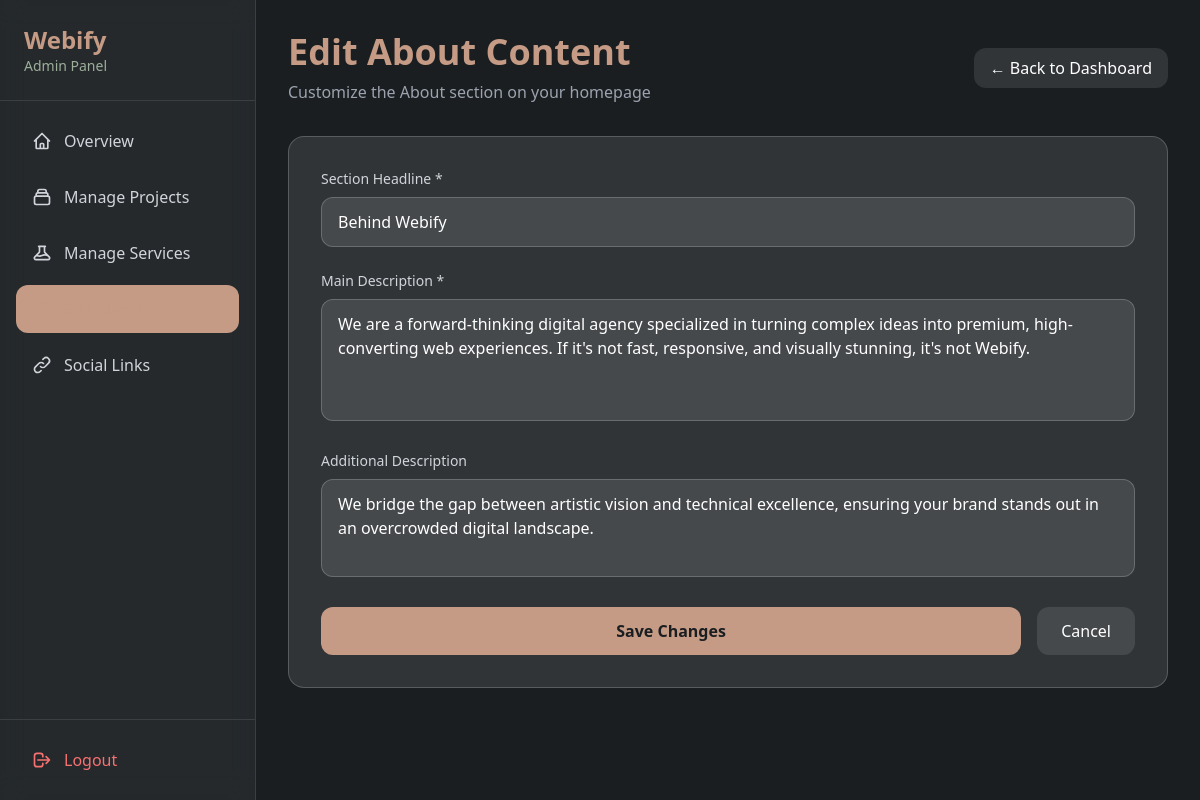
Screenshot of /admin/about (signed in) with the database file from the repository.
### app/models.py (models this page shows, shortened)
class AboutContent(db.Model):
    id = db.Column(db.Integer, primary_key=True)
    headline = db.Column(db.String(200), nullable=False)
    description = db.Column(db.Text, nullable=False)
    sub_description = db.Column(db.Text, nullable=True)
    date_updated = db.Column(db.DateTime, default=datetime.utcnow, onupdate=datetime.utcnow)

### app/routes.py (the view, shortened to what this page needs)
@bp.route('/admin/about', methods=['GET', 'POST'])
@login_required
def admin_about():
    about_content = AboutContent.query.first()
    return render_template('admin/about_form.html', about_content=about_content)

### app/__init__.py (called while the page is built)
def create_app():
    app = Flask(__name__)
    app.config['SECRET_KEY'] = 'fejhdhdcx9954'
    app.config['SQLALCHEMY_DATABASE_URI'] = 'sqlite:///website_webify.db'
    app.config['SQLALCHEMY_TRACK_MODIFICATIONS'] = False
    db.init_app(app)
    login_manager.init_app(app)
    login_manager.login_view = 'main.admin_login'
    from app.models import User, Project, AboutContent, Service, SocialLinks
    with app.app_context():
        db.create_all()
        import os
        print(">>> DB PATH:", os.path.abspath(app.config['SQLALCHEMY_DATABASE_URI'].replace('sqlite:///', '')))
        from sqlalchemy import inspect
        print(">>> TABLES:", inspect(db.engine).get_table_names())
    @login_manager.user_loader
    def load_user(user_id):
        return User.query.get(int(user_id))
    from app.routes import bp
    app.register_blueprint(bp)
    return app

### app/templates/admin/about_form.html (shortened to what this page needs)
<!DOCTYPE html>
<html lang="en">
<head>
    <script src="https://cdn.tailwindcss.com"></script>
</head>
<body class="min-h-screen bg-[var(--color-charcoal-black)]">
    <div class="flex">
        <aside class="w-64 min-h-screen bg-white bg-opacity-5 backdrop-blur-md border-r border-white border-opacity-10 fixed left-0 top-0">
            <div class="p-6 border-b border-white border-opacity-10">
                <h1 class="text-2xl font-bold text-[var(--color-rose-gold)]">Webify</h1>
                <p class="text-sm text-[var(--color-sage-green)]">Admin Panel</p>
            </div>
            <nav class="p-4 space-y-2">
                <a href="{{ url_for('main.admin_dashboard') }}" class="flex items-center px-4 py-3 rounded-xl text-gray-300 hover:bg-white hover:bg-opacity-10 transition-all">
                    <svg class="w-5 h-5 mr-3" fill="none" stroke="currentColor" viewBox="0 0 24 24">
                        <path stroke-linecap="round" stroke-linejoin="round" stroke-width="2" d="M3 12l2-2m0 0l7-7 7 7M5 10v10a1 1 0 001 1h3m10-11l2 2m-2-2v10a1 1 0 01-1 1h-3m-6 0a1 1 0 001-1v-4a1 1 0 011-1h2a1 1 0 011 1v4a1 1 0 001 1m-6 0h6"></path>
                    </svg>
                    Overview
                </a>
                <a href="{{ url_for('main.admin_projects') }}" class="flex items-center px-4 py-3 rounded-xl text-gray-300 hover:bg-white hover:bg-opacity-10 transition-all">
                    <svg class="w-5 h-5 mr-3" fill="none" stroke="currentColor" viewBox="0 0 24 24">
                        <path stroke-linecap="round" stroke-linejoin="round" stroke-width="2" d="M19 11H5m14 0a2 2 0 012 2v6a2 2 0 01-2 2H5a2 2 0 01-2-2v-6a2 2 0 012-2m14 0V9a2 2 0 00-2-2M5 11V9a2 2 0 012-2m0 0V5a2 2 0 012-2h6a2 2 0 012 2v2M7 7h10"></path>
                    </svg>
                    Manage Projects
                </a>
                <a href="{{ url_for('main.admin_services') }}" class="flex items-center px-4 py-3 rounded-xl text-gray-300 hover:bg-white hover:bg-opacity-10 transition-all">
                    Manage Services
                </a>
                <a href="{{ url_for('main.admin_about') }}" class="flex items-center px-4 py-3 rounded-xl bg-[var(--color-rose-gold)] bg-opacity-20 text-[var(--color-rose-gold)] transition-all">
                    <svg class="w-5 h-5 mr-3" fill="none" stroke="currentColor" viewBox="0 0 24 24">
                        <path stroke-linecap="round" stroke-linejoin="round" stroke-width="2" d="M13 16h-1v-4h-1m1-4h.01M21 12a9 9 0 11-18 0 9 9 0 0118 0z"></path>
                    </svg>
                </a>
                <a href="{{ url_for('main.admin_social_links') }}" class="flex items-center px-4 py-3 rounded-xl text-gray-300 hover:bg-white hover:bg-opacity-10 transition-all">
                    <svg class="w-5 h-5 mr-3" fill="none" stroke="currentColor" viewBox="0 0 24 24">
                        <path stroke-linecap="round" stroke-linejoin="round" stroke-width="2" d="M13.828 10.172a4 4 0 00-5.656 0l-4 4a4 4 0 105.656 5.656l1.102-1.101m-.758-4.899a4 4 0 005.656 0l4-4a4 4 0 00-5.656-5.656l-1.1 1.1"></path>
                    </svg>
                    Social Links
                </a>
            </nav>
            <div class="absolute bottom-0 left-0 right-0 p-4 border-t border-white border-opacity-10">
                <a href="{{ url_for('main.admin_logout') }}" class="flex items-center px-4 py-3 rounded-xl text-red-400 hover:bg-red-500 hover:bg-opacity-20 transition-all">
                    <svg class="w-5 h-5 mr-3" fill="none" stroke="currentColor" viewBox="0 0 24 24">
                        <path stroke-linecap="round" stroke-linejoin="round" stroke-width="2" d="M17 16l4-4m0 0l-4-4m4 4H7m6 4v1a3 3 0 01-3 3H6a3 3 0 01-3-3V7a3 3 0 013-3h4a3 3 0 013 3v1"></path>
                    </svg>
                    Logout
                </a>
            </div>
        </aside>
        <main class="flex-1 ml-64 p-8">
            <div class="mb-8">
                <div class="flex items-center justify-between">
                    <div>
                        <h1 class="text-4xl font-bold text-[var(--color-rose-gold)] mb-2">Edit About Content</h1>
                        <p class="text-gray-400">Customize the About section on your homepage</p>
                    </div>
                    <a href="{{ url_for('main.admin_dashboard') }}" class="px-4 py-2 bg-white bg-opacity-10 rounded-xl text-white hover:bg-opacity-20 transition-all">
                        ← Back to Dashboard
                    </a>
                </div>
            </div>
            <div class="bg-white bg-opacity-10 backdrop-blur-md rounded-2xl p-8 border border-white border-opacity-20">
                <form method="POST" class="space-y-6">
                    <div>
                        <label for="headline" class="block text-sm font-medium text-gray-300 mb-2">Section Headline *</label>
                        <input
                            type="text"
                            id="headline"
                            name="headline"
                            required
                            value="{% if about_content %}{{ about_content.headline }}{% endif %}"
                            class="w-full px-4 py-3 bg-white bg-opacity-10 border border-white border-opacity-20 rounded-xl text-white placeholder-gray-400 focus:outline-none focus:border-[var(--color-rose-gold)] focus:ring-2 focus:ring-[var(--color-rose-gold)] focus:ring-opacity-50 transition-all"
                            placeholder="About Us"
                        >
                    </div>
                    <div>
                        <label for="description" class="block text-sm font-medium text-gray-300 mb-2">Main Description *</label>
                        <textarea
                            id="description"
                            name="description"
                            rows="4"
                            required
                            class="w-full px-4 py-3 bg-white bg-opacity-10 border border-white border-opacity-20 rounded-xl text-white placeholder-gray-400 focus:outline-none focus:border-[var(--color-rose-gold)] focus:ring-2 focus:ring-[var(--color-rose-gold)] focus:ring-opacity-50 transition-all resize-none"
                            placeholder="We are a creative digital agency specializing in building premium web experiences that captivate and convert."
                        >{% if about_content %}{{ about_content.description }}{% endif %}</textarea>
                    </div>
                    <div>
                        <label for="sub_description" class="block text-sm font-medium text-gray-300 mb-2">Additional Description</label>
                        <textarea
                            id="sub_description"
                            name="sub_description"
                            rows="3"
                            class="w-full px-4 py-3 bg-white bg-opacity-10 border border-white border-opacity-20 rounded-xl text-white placeholder-gray-400 focus:outline-none focus:border-[var(--color-rose-gold)] focus:ring-2 focus:ring-[var(--color-rose-gold)] focus:ring-opacity-50 transition-all resize-none"
                            placeholder="Our team combines artistic vision with technical excellence to deliver solutions that stand out in the digital landscape."
                        >{% if about_content %}{{ about_content.sub_description }}{% endif %}</textarea>
                    </div>
                    <div class="flex gap-4">
                        <button
                            type="submit"
                            class="flex-1 py-3 bg-[var(--color-rose-gold)] text-[var(--color-charcoal-black)] font-bold rounded-xl hover:bg-opacity-90 transition-all transform hover:scale-105 focus:outline-none focus:ring-2 focus:ring-[var(--color-rose-gold)] focus:ring-opacity-50"
                        >
                            Save Changes
                        </button>
                        <a href="{{ url_for('main.admin_dashboard') }}" class="px-6 py-3 bg-white bg-opacity-10 rounded-xl text-white hover:bg-opacity-20 transition-all">Cancel</a>
                    </div>
                </form>
            </div>
        </main>
    </div>
</body>
</html>

### app/templates/admin/about_form.html (style rules this page uses)
:root { --color-rose-gold: #C59B85; --color-sage-green: #9CAF9A; --color-dusty-mauve: #B1A2B9; --color-slate-blue: #8A9BA8; --color-charcoal-black: #1A1E21; }
body { background-color: var(--color-charcoal-black); }

### rows the page displays
AboutContent: headline "Behind Webify", description "We are a forward-thinking digital agency specialized in turning complex ideas into premium, high-converting web experiences. If it's not fast, responsive, and visually stunning, it's not Webify.", sub_description "We bridge the gap between artistic vision and technical excellence, ensuring your brand stands out in an overcrowded digital landscape."
